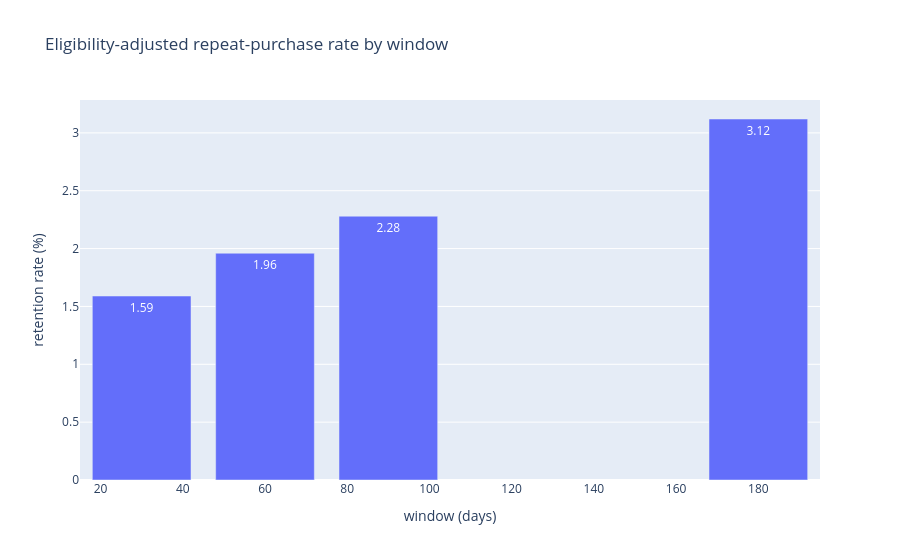

The notebook cell this image was saved under:
### Code cell
fig = px.bar(window_results, x="window_days", y="retention_rate_pct",
             title="Eligibility-adjusted repeat-purchase rate by window",
             labels={"window_days": "window (days)", "retention_rate_pct": "retention rate (%)"},
             text_auto=".2f")
fig.show()

### Figure 1 — Plotly figure (JSON) as saved in the notebook; plotly's stock layout.template omitted (floating-point values rounded to 4 significant figures)
{"data": [{"hovertemplate": "window (days)=%{x}<br>retention rate (%)=%{y}<extra></extra>", "legendgroup": "", "marker": {"color": "#636efa", "pattern": {"shape": ""}}, "name": "", "orientation": "v", "showlegend": false, "textposition": "auto", "texttemplate": "%{y:.2f}", "type": "bar", "x": [30, 60, 90, 180], "xaxis": "x", "y": [1.59, 1.96, 2.28, 3.12], "yaxis": "y"}], "layout": {"barmode": "relative", "legend": {"tracegroupgap": 0}, "title": {"text": "Eligibility-adjusted repeat-purchase rate by window"}, "xaxis": {"anchor": "y", "domain": [0.0, 1.0], "title": {"text": "window (days)"}}, "yaxis": {"anchor": "x", "domain": [0.0, 1.0], "title": {"text": "retention rate (%)"}}}}
